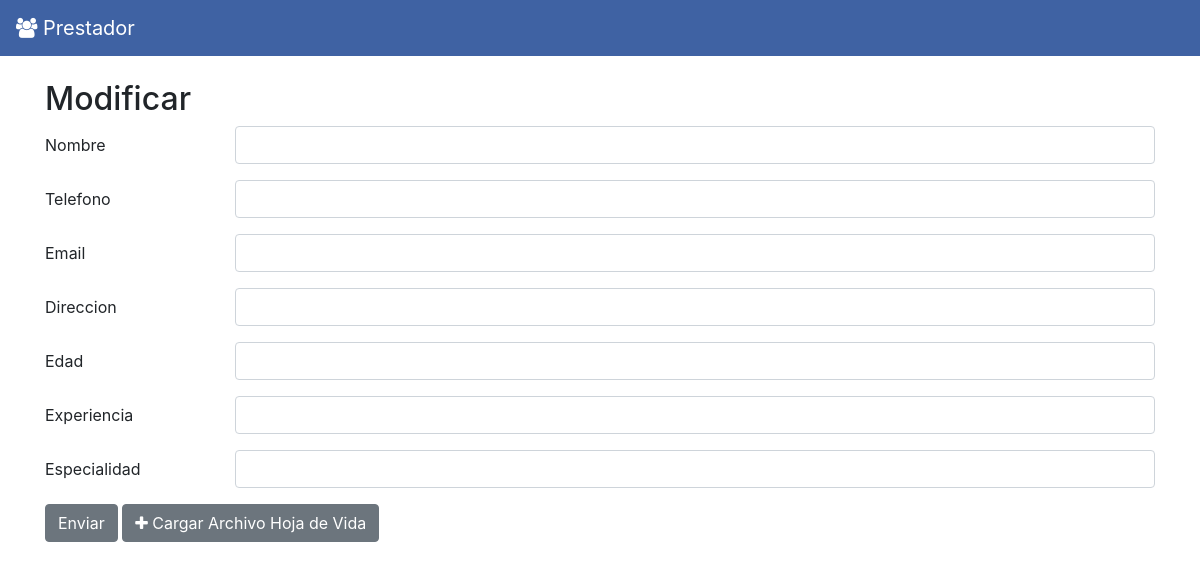
The app's page /update/7, older data.
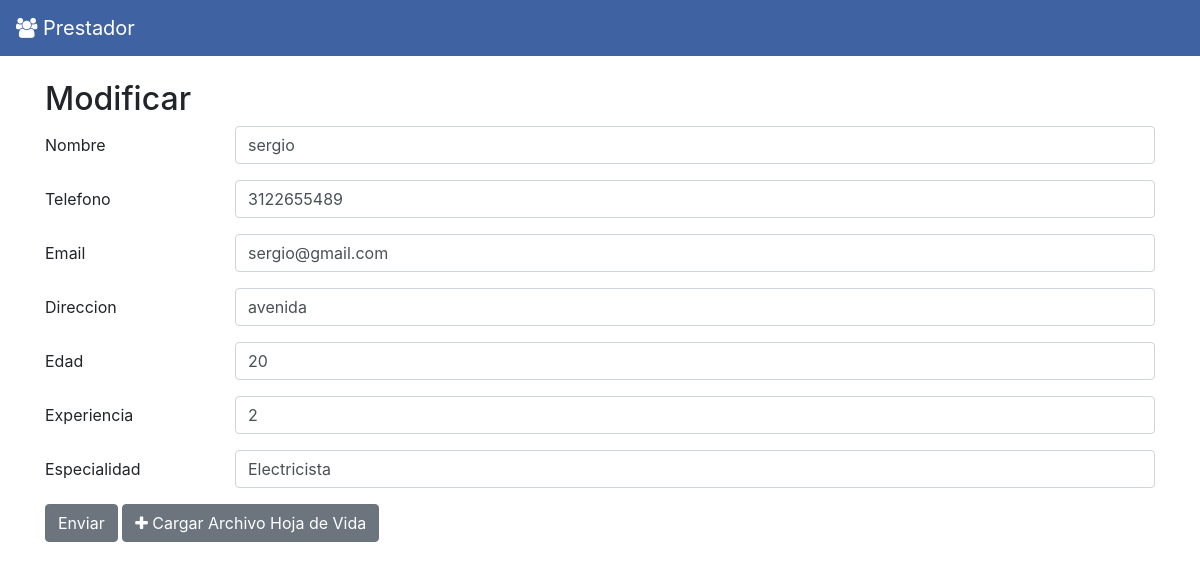
The same page, newer data.
### tables this page shows
CREATE TABLE prestador(id INTEGER PRIMARY KEY AUTOINCREMENT,
nombre TEXT NOT NULL,
telefono TEXT NOT NULL,
email TEXT NOT NULL,
direccion TEXT NOT NULL,
edad INTEGER,
experiencia INTEGER,
especialidad TEXT);

### Server.py (the view, shortened to what this page needs)
@app.route('/update/<int:id>', methods=['GET', 'POST'])
def udpate(id):
    if request.method == "GET":
        prestador=query_db("SELECT * FROM prestador WHERE id=?",[id],one=True)
        return render_template("update.html",prestador=prestador)

### Server.py (called while the page is built)
def get_db():
    db = getattr(g, '_database', None)
    if db is None:
        db = g._database = sqlite3.connect(DATABASE)
        db.row_factory = sqlite3.Row
    return db

def query_db(query, args=(), one=False):
    cur = get_db().execute(query, args)
    rv = cur.fetchall()
    cur.close()
    return (rv[0] if rv else None) if one else rv

@app.teardown_appcontext
def close_connection(exception):
    db = getattr(g, '_database', None)
    if db is not None:
        db.close()

### templates/update.html
{% extends "form.html" %}
{% block titulo %}Modificar{% endblock %}

### templates/form.html
{% extends "base.html" %}
{% block contenido %}
<form action="#" method="post">
    <div class = "form-group row">
        <label for="nombre" class="col-sm-2 col-form-label">Nombre</label>
        <div class="col-sm-10">
            <input type="text" class="form-control" id="nombre" name = "nombre" value={{prestador.nombre}}>
        </div>
    </div>
    <div class="form-group row">
        <label for="telefono" class="col-sm-2 col-form-label">Telefono</label>
        <div class="col-sm-10">
            <input type="tel" class="form-control" id="telefono" name="telefono" value={{prestador.telefono}}>
        </div>
    </div>
    <div class="form-group row">
        <label for="email" class="col-sm-2 col-form-label">Email</label>
        <div class="col-sm-10">
            <input type="email" class="form-control" id="email" name="email" value={{prestador.email}}>
        </div>
    </div>
    <div class="form-group row">
        <label for="direccion" class="col-sm-2 col-form-label">Direccion</label>
        <div class="col-sm-10">
            <input type="text" class="form-control" id="direccion" name="direccion" value={{prestador.direccion}}>
        </div>
    </div>
    <div class="form-group row">
        <label for="edad" class="col-sm-2 col-form-label">Edad</label>
        <div class="col-sm-10">
            <input type="number" class="form-control" id="edad" name="edad" value={{prestador.edad}}>
        </div>
    </div>
    <div class="form-group row">
        <label for="experiencia" class="col-sm-2 col-form-label">Experiencia</label>
        <div class="col-sm-10">
            <input type="number" class="form-control" id="experiencia" name="experiencia" value={{prestador.experiencia}}>
        </div>
    </div>
    <div class="form-group row">
            <label for="especialidad" class="col-sm-2 col-form-label">Especialidad</label>
            <div class="col-sm-10">
                <input type="text" class="form-control" id="especialidad" name="especialidad" value={{prestador.especialidad}}>
            </div>
        </div>
<button type="submit" class="btn btn-secondary" value="Submit">Enviar</button>
<a class="btn btn-secondary" href="./carga"><i class="fa fa-plus"></i> Cargar Archivo Hoja de Vida</a>
</form>
{% endblock %}

Row changes from the older to the newer data that the page shows:
added prestador: nombre "sergio", telefono "3122655489", email "sergio@gmail.com", direccion "avenida", edad "20", experiencia "2", especialidad "Electricista"
